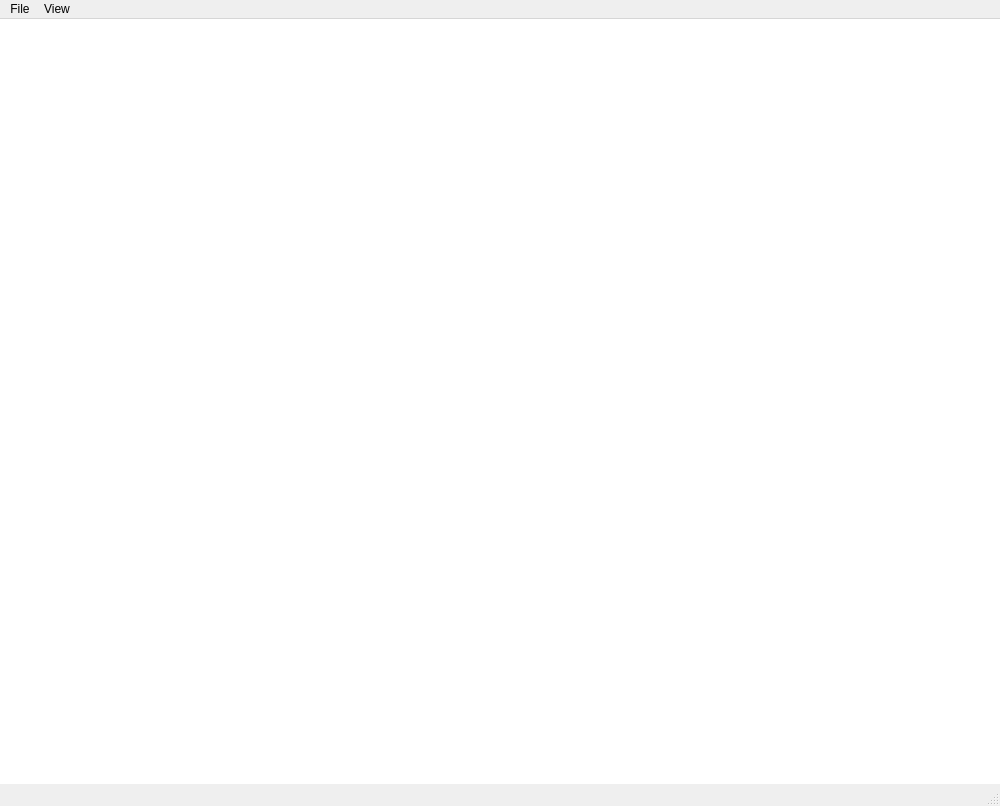
<?xml version="1.0" encoding="UTF-8"?>
<ui version="4.0">
 <class>MainWindow</class>
 <widget class="QMainWindow" name="MainWindow">
  <property name="geometry">
   <rect>
    <x>0</x>
    <y>0</y>
    <width>1000</width>
    <height>806</height>
   </rect>
  </property>
  <property name="cursor">
   <cursorShape>ArrowCursor</cursorShape>
  </property>
  <property name="windowTitle">
   <string>padview</string>
  </property>
  <widget class="QWidget" name="centralwidget">
   <layout class="QGridLayout" name="gridLayout">
    <property name="leftMargin">
     <number>0</number>
    </property>
    <property name="topMargin">
     <number>0</number>
    </property>
    <property name="rightMargin">
     <number>0</number>
    </property>
    <property name="bottomMargin">
     <number>0</number>
    </property>
    <property name="spacing">
     <number>0</number>
    </property>
    <item row="2" column="1">
     <widget class="MultiHistogramLUTWidget" name="histogram">
      <property name="frameShape">
       <enum>QFrame::NoFrame</enum>
      </property>
      <property name="frameShadow">
       <enum>QFrame::Plain</enum>
      </property>
      <property name="lineWidth">
       <number>0</number>
      </property>
      <property name="verticalScrollBarPolicy">
       <enum>Qt::ScrollBarAlwaysOff</enum>
      </property>
      <property name="horizontalScrollBarPolicy">
       <enum>Qt::ScrollBarAlwaysOff</enum>
      </property>
     </widget>
    </item>
    <item row="2" column="0">
     <widget class="GraphicsView" name="graphics_view">
      <property name="frameShape">
       <enum>QFrame::NoFrame</enum>
      </property>
      <property name="frameShadow">
       <enum>QFrame::Plain</enum>
      </property>
      <property name="verticalScrollBarPolicy">
       <enum>Qt::ScrollBarAlwaysOff</enum>
      </property>
      <property name="horizontalScrollBarPolicy">
       <enum>Qt::ScrollBarAlwaysOff</enum>
      </property>
     </widget>
    </item>
   </layout>
  </widget>
  <widget class="QMenuBar" name="menubar">
   <property name="geometry">
    <rect>
     <x>0</x>
     <y>0</y>
     <width>1000</width>
     <height>22</height>
    </rect>
   </property>
   <widget class="QMenu" name="menuFile">
    <property name="title">
     <string>File</string>
    </property>
    <widget class="QMenu" name="menuSimulate">
     <property name="title">
      <string>Simulate</string>
     </property>
     <widget class="QMenu" name="menuLysozyme">
      <property name="title">
       <string>Lysozyme molecule</string>
      </property>
      <addaction name="actionCSPAD"/>
      <addaction name="actionPnCCD"/>
     </widget>
     <addaction name="menuLysozyme"/>
    </widget>
    <addaction name="actionOpen_data_file"/>
    <addaction name="menuSimulate"/>
   </widget>
   <widget class="QMenu" name="menuView">
    <property name="title">
     <string>View</string>
    </property>
    <widget class="QMenu" name="menuViewPeaks">
     <property name="title">
      <string>Peaks</string>
     </property>
     <addaction name="actionPeaksVisible"/>
    </widget>
    <widget class="QMenu" name="menuMask">
     <property name="title">
      <string>Mask</string>
     </property>
     <addaction name="actionMaskVisible"/>
     <addaction name="actionRectangleROIVisible"/>
     <addaction name="actionSave_Masks"/>
     <addaction name="actionLoad_Masks"/>
    </widget>
    <widget class="QMenu" name="menuCustomFilters">
     <property name="title">
      <string>Filters</string>
     </property>
     <addaction name="actionLocal_SNR"/>
    </widget>
    <widget class="QMenu" name="menuGeometry">
     <property name="title">
      <string>Geometry</string>
     </property>
     <addaction name="actionRings"/>
     <addaction name="actionBeam_position"/>
     <addaction name="actionGrid"/>
     <addaction name="actionPanel_IDs"/>
     <addaction name="actionShow_scan_directions"/>
     <addaction name="actionLoad_geometry"/>
     <addaction name="actionSave_geometry"/>
    </widget>
    <addaction name="menuViewPeaks"/>
    <addaction name="menuMask"/>
    <addaction name="menuCustomFilters"/>
    <addaction name="menuGeometry"/>
   </widget>
   <addaction name="menuFile"/>
   <addaction name="menuView"/>
  </widget>
  <widget class="QStatusBar" name="statusbar"/>
  <action name="actionOpen_data_file">
   <property name="text">
    <string>Open data file...</string>
   </property>
  </action>
  <action name="actionShow">
   <property name="text">
    <string>Show</string>
   </property>
  </action>
  <action name="actionFix">
   <property name="text">
    <string>Fix center</string>
   </property>
  </action>
  <action name="actionFix_radius">
   <property name="text">
    <string>Fix radius</string>
   </property>
  </action>
  <action name="actionCSPAD">
   <property name="text">
    <string>CSPAD</string>
   </property>
  </action>
  <action name="actionPnCCD">
   <property name="text">
    <string>pnCCD</string>
   </property>
  </action>
  <action name="actionPanel_IDs">
   <property name="checkable">
    <bool>true</bool>
   </property>
   <property name="text">
    <string>Show panel names</string>
   </property>
  </action>
  <action name="actionGrid">
   <property name="checkable">
    <bool>true</bool>
   </property>
   <property name="text">
    <string>Show grid</string>
   </property>
   <property name="toolTip">
    <string>Overlay grid</string>
   </property>
  </action>
  <action name="actionRings">
   <property name="checkable">
    <bool>true</bool>
   </property>
   <property name="text">
    <string>Show rings...</string>
   </property>
   <property name="shortcut">
    <string>Ctrl+R</string>
   </property>
  </action>
  <action name="actionBeam_position">
   <property name="checkable">
    <bool>true</bool>
   </property>
   <property name="text">
    <string>Show beam position</string>
   </property>
  </action>
  <action name="actionRectangleROIVisible">
   <property name="text">
    <string>Rectangle ROI</string>
   </property>
  </action>
  <action name="actionMaskVisible">
   <property name="text">
    <string>Visible</string>
   </property>
  </action>
  <action name="actionPeaksVisible">
   <property name="checkable">
    <bool>true</bool>
   </property>
   <property name="checked">
    <bool>true</bool>
   </property>
   <property name="text">
    <string>Visible</string>
   </property>
   <property name="shortcut">
    <string>Ctrl+P</string>
   </property>
   <property name="autoRepeat">
    <bool>false</bool>
   </property>
  </action>
  <action name="actionCustomFilter">
   <property name="text">
    <string>Apply Custom</string>
   </property>
  </action>
  <action name="actionLocal_SNR">
   <property name="text">
    <string>Local SNR</string>
   </property>
  </action>
  <action name="actionSave_Masks">
   <property name="text">
    <string>Save Mask...</string>
   </property>
  </action>
  <action name="actionLoad_Masks">
   <property name="text">
    <string>Load Mask...</string>
   </property>
  </action>
  <action name="actionLoad_geometry">
   <property name="text">
    <string>Load geometry...</string>
   </property>
  </action>
  <action name="actionSave_geometry">
   <property name="text">
    <string>Save geometry...</string>
   </property>
  </action>
  <action name="actionShow_scan_directions">
   <property name="checkable">
    <bool>true</bool>
   </property>
   <property name="text">
    <string>Show scan directions</string>
   </property>
  </action>
 </widget>
 <customwidgets>
  <customwidget>
   <class>GraphicsView</class>
   <extends>QGraphicsView</extends>
   <header>pyqtgraph</header>
  </customwidget>
  <customwidget>
   <class>MultiHistogramLUTWidget</class>
   <extends>QGraphicsView</extends>
   <header>bornagain.external.pyqtgraph</header>
  </customwidget>
 </customwidgets>
 <resources/>
 <connections/>
</ui>
